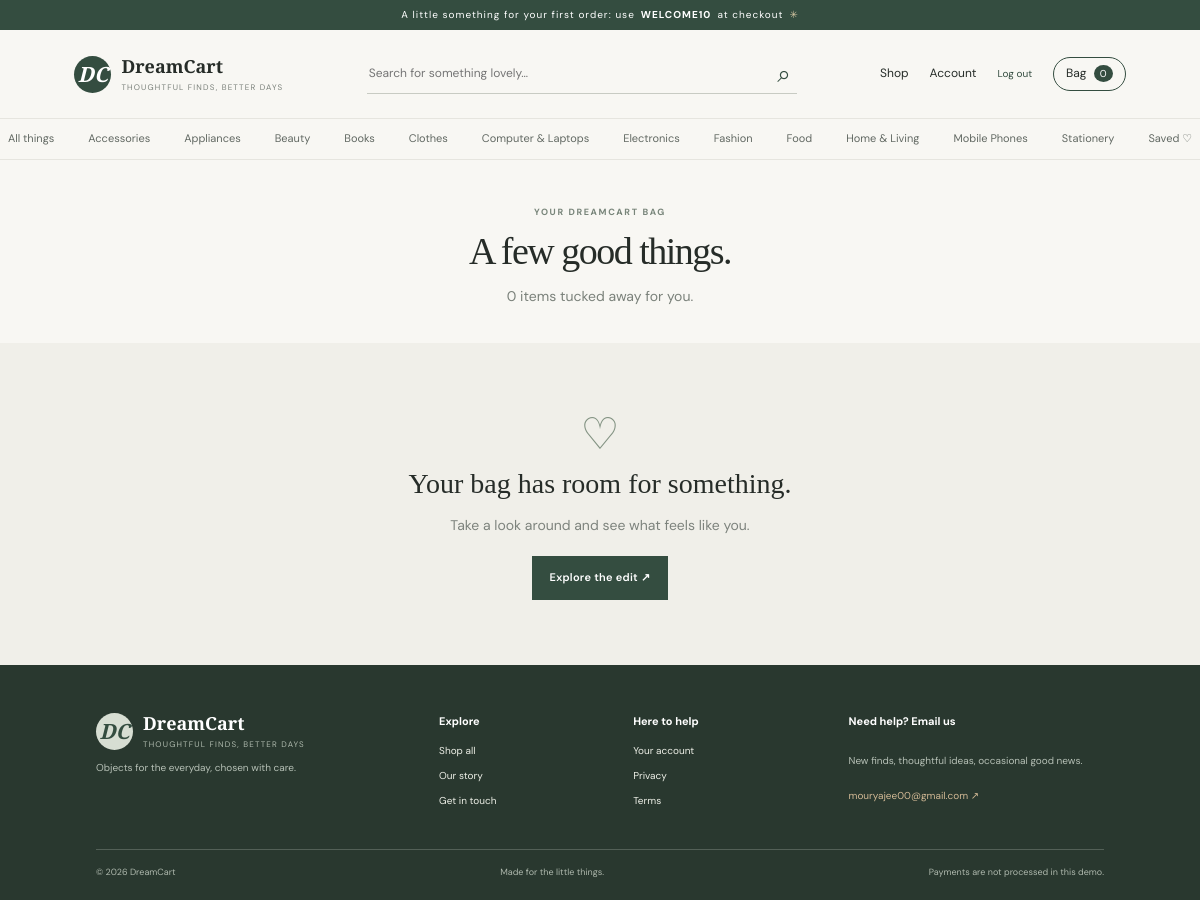
/cart (signed in), run on the app's committed database.
### models.py (models this page shows)
class Category(db.Model):
    id = db.Column(db.Integer, primary_key=True)
    name = db.Column(db.String(80), unique=True, nullable=False)
    slug = db.Column(db.String(90), unique=True, nullable=False)
    products = db.relationship("Product", backref="category", lazy=True)

### app.py (the view)
@app.route('/cart')
@login_required
def cart(): return render_template('cart.html',items=CartItem.query.filter_by(user_id=me().id).all())

### app.py (called while the page is built)
def stripe_ready(): return bool(stripe and app.config['STRIPE_SECRET_KEY'].startswith('sk_test_'))

def csrf_token():
    if '_csrf' not in session: session['_csrf']=secrets.token_urlsafe(32)
    return session['_csrf']

@app.before_request
def protect_forms():
    if request.method=='POST':
        supplied=request.form.get('csrf_token','')
        if not supplied or not secrets.compare_digest(supplied,session.get('_csrf','')): abort(400)

def me(): return db.session.get(User, session.get('user_id')) if session.get('user_id') else None

@app.context_processor
def globals_for_templates():
    u=me(); cart_items=CartItem.query.filter_by(user_id=u.id).all() if u else []
    subtotal=sum(i.product.sale_price*i.quantity for i in cart_items); shipping=0 if subtotal>=2500 else (99 if subtotal else 0)
    return {'current_user':u,'cart_count':sum(i.quantity for i in cart_items),'cart_subtotal':subtotal,'cart_shipping':shipping,'cart_total':subtotal+shipping,'site_categories':Category.query.order_by(Category.name).all(),'contact_email':app.config['CONTACT_EMAIL'],'stripe_enabled':stripe_ready()}

def login_required(f):
    @wraps(f)
    def w(*a,**k):
        if not me(): flash('Please sign in to continue.','info'); return redirect(url_for('login'))
        return f(*a,**k)
    return w

### templates/cart.html
{% extends 'base.html' %}{% block title %}Your bag — DreamCart{% endblock %}{%
block content %}
<section class="page-intro compact">
  <span class="eyebrow">YOUR DREAMCART BAG</span>
  <h1>A few good things.</h1>
  <p>
    {{ items|length }} item{{ '' if items|length==1 else 's' }} tucked away for
    you.
  </p>
</section>
{% if items %}
<section class="checkout-layout">
  <div class="cart-list">
    {% for i in items %}
    <article class="cart-item">
      <a
        class="cart-image"
        href="{{ url_for('product_detail',slug=i.product.slug) }}"
        >{% if i.product.image %}<img
          src="{{ i.product.image if i.product.image.startswith('http') else url_for('static',filename=i.product.image) }}"
        />{% else %}<span>✳</span>{% endif %}</a
      >
      <div class="cart-description">
        <span class="eyebrow">{{ i.product.category.name }}</span
        ><a href="{{ url_for('product_detail',slug=i.product.slug) }}"
          ><h3>{{ i.product.name }}</h3></a
        ><span class="muted"
          >₹{{ '%.2f'|format(i.product.sale_price) }} each</span
        >
        <div class="cart-controls">
          <form action="{{ url_for('cart_update',iid=i.id) }}" method="post">
            <input
              type="hidden"
              name="csrf_token"
              value="{{ csrf_token() }}"
            /><label class="sr-only">Quantity</label
            ><input
              name="quantity"
              type="number"
              min="0"
              max="{{ i.product.stock }}"
              value="{{ i.quantity }}"
            /><button class="text-button">Update</button>
          </form>
          <form action="{{ url_for('cart_remove',iid=i.id) }}" method="post">
            <input
              type="hidden"
              name="csrf_token"
              value="{{ csrf_token() }}"
            /><button class="text-button remove-link">Remove</button>
          </form>
        </div>
      </div>
      <strong>₹{{ '%.2f'|format(i.product.sale_price*i.quantity) }}</strong>
    </article>
    {% endfor %}<a class="under-link" href="{{ url_for('products') }}"
      >← Keep looking around</a
    >
  </div>
  <aside class="summary-card">
    <span class="eyebrow">THE SHORT VERSION</span>
    <h2>Your summary</h2>
    <div class="summary-line">
      <span>Subtotal</span
      ><b>₹{{ '%.2f'|format(cart_subtotal) }}</b>
    </div>
    <div class="summary-line">
      <span>Shipping</span><span>{{ 'Free' if cart_shipping==0 else '₹%.2f'|format(cart_shipping) }}</span>
    </div>
    <div class="summary-total">
      <span>Estimated total</span><strong>₹{{ '%.2f'|format(cart_total) }}</strong>
    </div>
    <a class="button button-dark full" href="{{ url_for('checkout') }}"
      >Continue to checkout <span>↗</span></a
    >
    <p class="summary-note">Free, considered delivery on orders over ₹2,500.</p>
  </aside>
</section>
{% else %}
<section class="empty-state">
  <span>♡</span>
  <h2>Your bag has room for something.</h2>
  <p>Take a look around and see what feels like you.</p>
  <a class="button button-dark" href="{{ url_for('products') }}"
    >Explore the edit ↗</a
  >
</section>
{% endif %}{% endblock %}

### templates/base.html (shortened to what this page needs)
<!doctype html>
<html lang="en">
  <head>
    <link
      rel="stylesheet"
      href="{{ url_for('static',filename='css/style.css') }}"
    />
  </head>
  <body>
    <div class="announcement">
      A little something for your first order: use <b>WELCOME10</b> at checkout
      <span>✳</span>
    </div>
    <header class="site-header">
      <a class="brand" href="{{ url_for('index') }}">
        <span class="brand-mark">DC</span
        ><span>DreamCart<small>THOUGHTFUL FINDS, BETTER DAYS</small></span></a>
      <form class="search" action="{{ url_for('products') }}">
        <input
          name="q"
          value="{{ request.args.get('q','') }}"
          placeholder="Search for something lovely…"
          aria-label="Search products"
        /><button aria-label="Search">⌕</button>
      </form>
      <nav class="header-actions">
        <a href="{{ url_for('products') }}">Shop</a>{% if current_user %}<a
          href="{{ url_for('account') }}"
          >Account</a
        >
        <form action="{{ url_for('logout') }}" method="post" class="inline">
          /><button class="text-button">Log out</button>
        </form>
        {% else %}<a href="{{ url_for('login') }}">Sign in</a>{% endif %}<a
          class="bag-link"
          href="{{ url_for('cart') }}"
          >Bag <span>{{ cart_count }}</span></a
        >
      </nav>
    </header>
    <nav class="category-nav">
      <a href="{{ url_for('products') }}">All things</a>{% for c in
      site_categories %}<a href="{{ url_for('products',category=c.slug) }}"
        >{{ c.name }}</a
      >{% endfor %}<a href="{{ url_for('wishlist') }}">Saved ♡</a>
    </nav>
    <main>
      {% block content %}{% endblock %}
    </main>
    <footer class="footer">
      <div class="footer-top">
        <div>
          <a class="brand footer-brand" href="{{ url_for('index') }}"
            ><span class="brand-mark">DC</span
            ><span
              >DreamCart<small>THOUGHTFUL FINDS, BETTER DAYS</small></span
            ></a
          >
          <p>Objects for the everyday, chosen with care.</p>
        </div>
        <div>
          <b>Explore</b><a href="{{ url_for('products') }}">Shop all</a
          ><a href="{{ url_for('about') }}">Our story</a
          ><a href="{{ url_for('contact') }}">Get in touch</a>
        </div>
        <div>
          <b>Here to help</b><a href="{{ url_for('account') }}">Your account</a
          ><a href="{{ url_for('privacy') }}">Privacy</a
          ><a href="{{ url_for('terms') }}">Terms</a>
        </div>
        <div class="newsletter">
          <b>Need help? Email us</b>
          <p>New finds, thoughtful ideas, occasional good news.</p>
          <a href="mailto:{{ contact_email }}">{{ contact_email }} ↗</a>
        </div>
      </div>
      <div class="footer-bottom">
        <span>© 2026 DreamCart</span><span>Made for the little things.</span
        ><span>Payments are not processed in this demo.</span>
      </div>
    </footer>
  </body>
</html>

### static/css/style.css (style rules this page uses)
:root { --ink: #262c28; --muted: #7b817b; --green: #344d40; --sage: #e8eee7; --paper: #f8f7f3; --white: #fff; --line: #e6e5df; --orange: #c77855; --serif: "Playfair Display", Georgia, serif; --sans: "DM Sans", Arial, sans-serif; }
* { box-sizing: border-box; }
html { scroll-behavior: smooth; }
body { margin: 0; background: var(--paper); color: var(--ink); font-family: var(--sans); font-size: 14px; line-height: 1.6; }
a { color: inherit; text-decoration: none; }
button, input, select, textarea { font: inherit; }
button { cursor: pointer; }
.announcement { height: 30px; background: var(--green); color: white; text-align: center; font-size: 10px; letter-spacing: 0.1em; display: flex; justify-content: center; align-items: center; gap: 6px; }
.announcement span { color: #d6c7a3; }
.site-header { height: 88px; padding: 0 6.2%; display: flex; align-items: center; justify-content: space-between; gap: 34px; background: var(--paper); }
.brand { display: flex; align-items: center; gap: 10px; font-family: var(--serif); font-size: 18px; font-weight: 600; line-height: 1.15; white-space: nowrap; }
.brand-mark { width: 37px; height: 37px; border-radius: 50%; background: var(--green); color: #fff; display: grid; place-items: center; font-size: 21px; font-style: italic; }
.brand small { display: block; font: 8px var(--sans); letter-spacing: 0.15em; color: var(--muted); margin-top: 5px; }
.search { height: 40px; border-bottom: 1px solid #c8cbc3; display: flex; max-width: 430px; flex: 1; }
.search input { background: transparent; border: 0; outline: none; flex: 1; font-size: 12px; }
.search button { background: none; border: 0; font-size: 24px; color: var(--green); }
.header-actions { display: flex; gap: 21px; align-items: center; font-size: 12px; white-space: nowrap; }
.bag-link { border: 1px solid var(--green); padding: 6px 12px; border-radius: 20px; }
.bag-link span { background: var(--green); color: white; border-radius: 50%; padding: 2px 6px; margin-left: 4px; font-size: 10px; }
.category-nav { height: 42px; border-top: 1px solid var(--line); border-bottom: 1px solid var(--line); display: flex; justify-content: center; align-items: center; gap: 34px; overflow: auto; white-space: nowrap; font-size: 11px; color: #626963; }
main { min-height: 45vh; }
.eyebrow { font-size: 9px; font-weight: 700; letter-spacing: 0.18em; color: #78857a; display: block; }
.hero h1, .page-intro h1, .auth-aside h1, .contact-copy h1, .info-page h1, .success-page h1, .detail-copy h1 { font: 500 52px/1.1 var(--serif); letter-spacing: -1.5px; margin: 20px 0; }
.button { display: inline-flex; justify-content: center; align-items: center; gap: 24px; border: 0; padding: 13px 18px; font-size: 11px; font-weight: 600; letter-spacing: 0.025em; transition: 0.2s; }
.button-dark { background: var(--green); color: white; }
.footer { background: #29382f; color: #eef0e8; padding: 48px 8% 20px; }
.footer-top { display: grid; grid-template-columns: 1.4fr 0.7fr 0.8fr 1.2fr; gap: 45px; padding-bottom: 40px; }
.footer .brand { color: white; }
.footer .brand-mark { background: #d7ded3; color: #344d40; }
.footer .brand small { color: #aeb9ad; }
.footer-top p { font-size: 10px; color: #b6c0b6; }
.footer-top > div:not(:first-child) { display: flex; flex-direction: column; gap: 9px; font-size: 10px; }
.footer-top > div > b { font-size: 11px; color: #fff; margin-bottom: 4px; }
.newsletter a { color: #d2b995; }
.footer-bottom { border-top: 1px solid #536057; display: flex; justify-content: space-between; padding-top: 15px; color: #aeb8ad; font-size: 9px; }
.page-intro { text-align: center; padding: 65px 20px 52px; }
.page-intro h1 { font-size: 44px; margin: 12px 0; }
.page-intro p { color: #7a817a; margin: 0; }
.page-intro.compact { padding: 45px 20px 35px; }
.page-intro.compact h1 { font-size: 38px; }
.empty-state { text-align: center; padding: 65px 20px; background: #f0efe9; }
.empty-state > span { font: 44px var(--serif); color: #829282; }
.empty-state h2 { font: 28px var(--serif); margin: 8px 0; }
.empty-state p { color: #7d837d; margin-bottom: 20px; }
.text-button { border: 0; background: none; padding: 0; color: var(--green); font-size: 10px; }

### data on the page
Category: name "Accessories"
Category: name "Appliances"
Category: name "Beauty"
Category: name "Books"
Category: name "Clothes"
Category: name "Computer & Laptops"
Category: name "Electronics"
Category: name "Fashion"
Category: name "Food"
Category: name "Home & Living"
Category: name "Mobile Phones"
Category: name "Stationery"

### other printed values
{{ cart_count }} "0"
{{ items|length }} "0"
{{ '' if items|length==1 else 's' }} "s"
{{ contact_email }} "mouryajee00@gmail.com"
